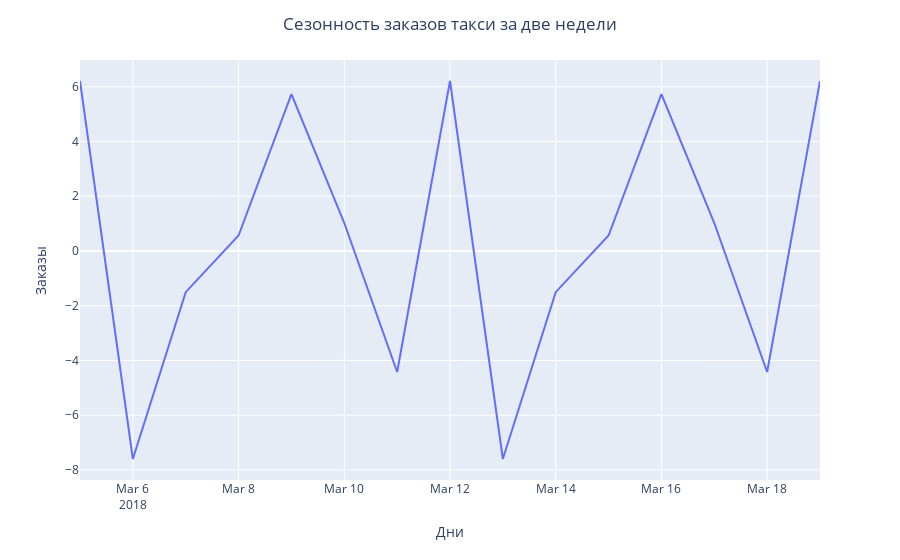

Notebook cell for this chart:
### Markdown cell above
По графику трендов видно, что среднее число заказов в час чаще всего растёт в течение месяца, но к его концу несколько падает обратно, после чего растёт дальше до ещё более высоких значений в следующем месяце. Данная ситуация может быть связана, например, с тем, что в конце месяца у клиентов такси остаётся меньше свободных денежных средств и они начинают экономить.

Сезонность рассмотрим более детально.

### Code cell
px.line(
    y=decomposed.seasonal['2018-03-05':'2018-03-19'],
    x=decomposed.seasonal['2018-03-05':'2018-03-19'].index,
    ).update_layout(
        xaxis_title='Дни',
        yaxis_title='Заказы',
        title=dict(
            text='Сезонность заказов такси за две недели',
            x=.5
            )
        )

### Figure 1 — Plotly figure (JSON) as saved in the notebook; plotly's stock layout.template omitted (floating-point values rounded to 4 significant figures)
{"data": [{"hovertemplate": "x=%{x}<br>y=%{y}<extra></extra>", "legendgroup": "", "line": {"color": "#636efa", "dash": "solid"}, "marker": {"symbol": "circle"}, "mode": "lines", "name": "", "orientation": "v", "showlegend": false, "type": "scatter", "x": ["2018-03-05T00:00:00", "2018-03-06T00:00:00", "2018-03-07T00:00:00", "2018-03-08T00:00:00", "2018-03-09T00:00:00", "2018-03-10T00:00:00", "2018-03-11T00:00:00", "2018-03-12T00:00:00", "2018-03-13T00:00:00", "2018-03-14T00:00:00", "2018-03-15T00:00:00", "2018-03-16T00:00:00", "2018-03-17T00:00:00", "2018-03-18T00:00:00", "2018-03-19T00:00:00"], "xaxis": "x", "y": [6.21, -7.6, -1.505, 0.5654, 5.73, 1.021, -4.421, 6.21, -7.6, -1.505, 0.5654, 5.73, 1.021, -4.421, 6.21], "yaxis": "y"}], "layout": {"legend": {"tracegroupgap": 0}, "margin": {"t": 60}, "title": {"text": "Сезонность заказов такси за две недели", "x": 0.5}, "xaxis": {"anchor": "y", "domain": [0, 1], "title": {"text": "Дни"}}, "yaxis": {"anchor": "x", "domain": [0, 1], "title": {"text": "Заказы"}}}}
